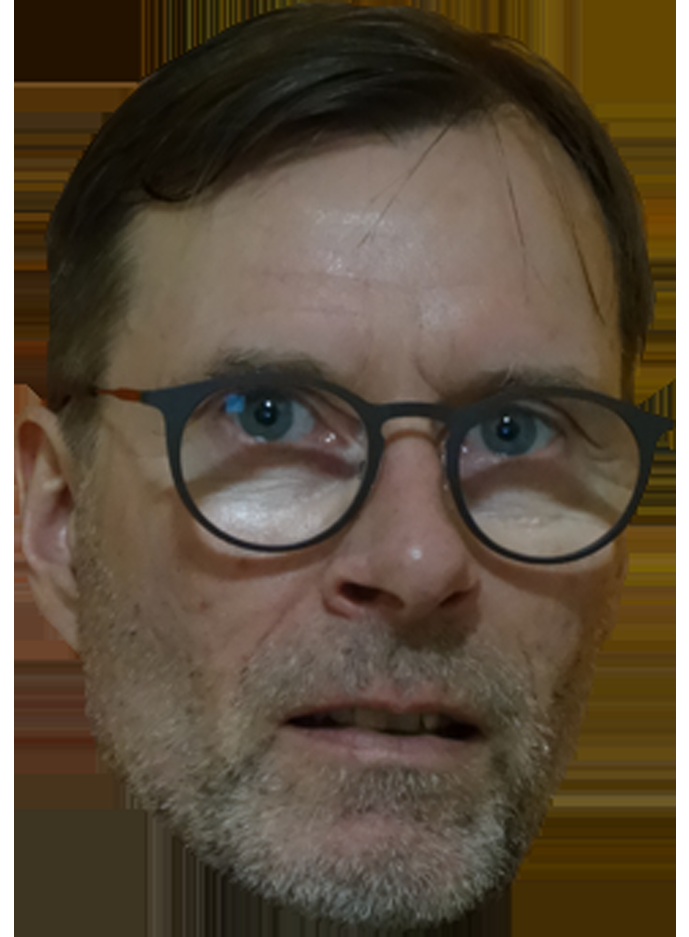
#> input picture pekka.png, 689 x 937 px
$ python testi.py
#> lines starting #> are read from the running program, lines starting #| are printed output that depends on the picture
import cv2
import cvzone

def face_overlay_app():
    cap = cv2.VideoCapture(0)
    cascade = cv2.CascadeClassifier('haarcascade_frontalface_default.xml')
    overlay = cv2.imread('pekka.png', cv2.IMREAD_UNCHANGED)
#> overlay is the input picture: shape (937, 689, 4); mean B, G, R, A 60.1, 77.8, 91.9, 186.7

    while True:
        _, frame = cap.read()
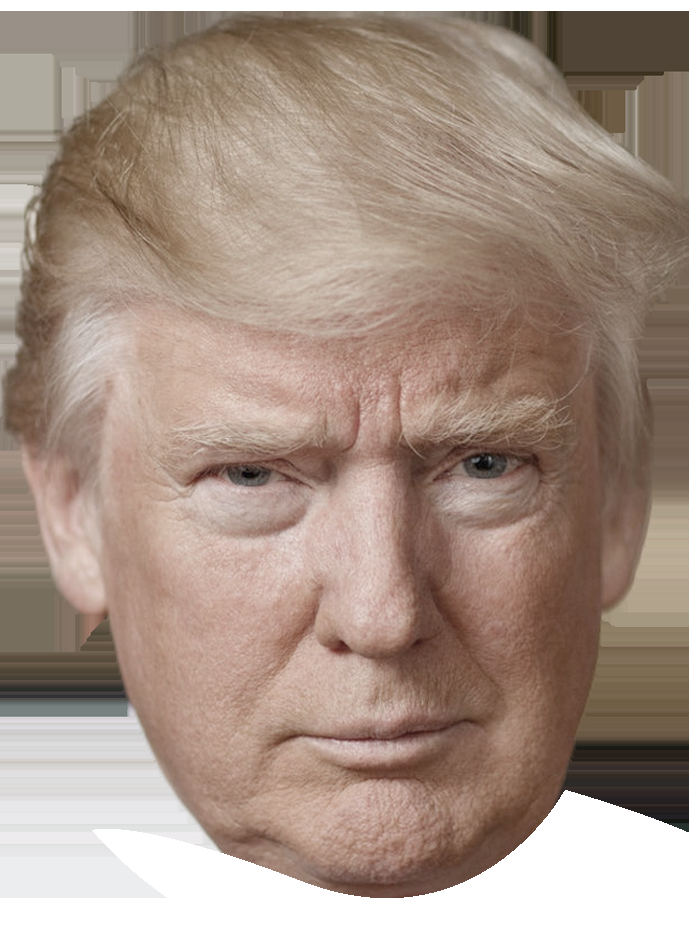
#> input picture trump.png, 689 x 937 px, given in place of the camera
#> frame is the input picture: shape (937, 689, 3); mean B, G, R 133, 145.7, 165.8
        gray_scale = cv2.cvtColor(frame, cv2.COLOR_BGR2GRAY)
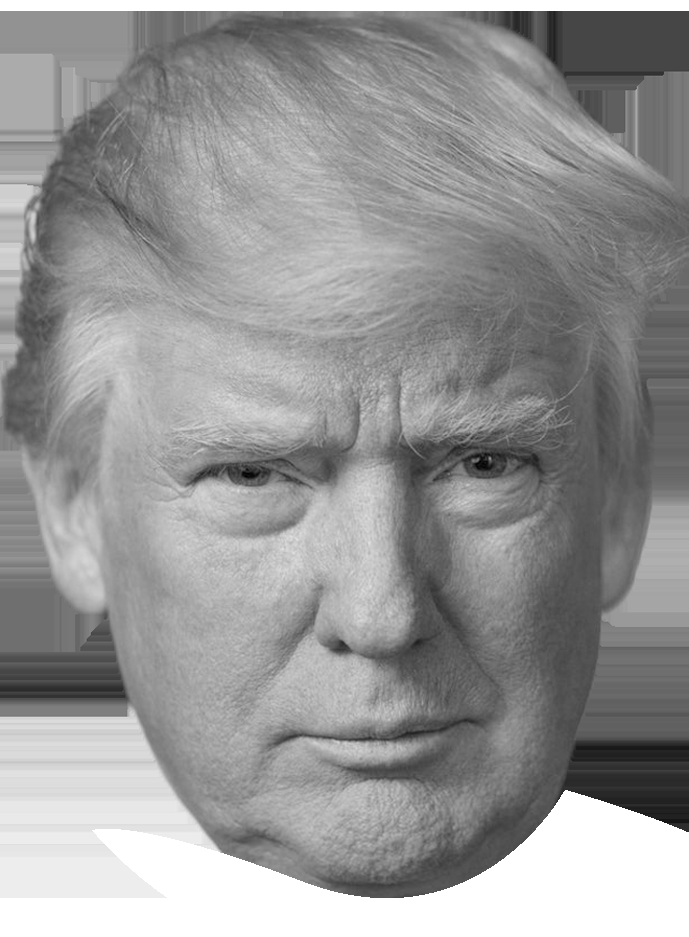
#> gray_scale: shape (937, 689); min 0, max 255, mean 150.3
        faces = cascade.detectMultiScale(gray_scale)
#> faces = [[157, 48, 60, 60], [400, 474, 131, 131], [94, 274, 560, 560]]

        for (x, y, w, h) in faces:
            overlay_resize = cv2.resize(overlay, (int(w*1.3), int(h*1.6)))
            frame = cvzone.overlayPNG(frame, overlay_resize, [x-17, y-55])
#> this loop made 1 pass
#> pass 1, in face_overlay_app, `overlay_resize = cv2.resize(overlay, (int(w*1.3), int(h*1.6)))`:
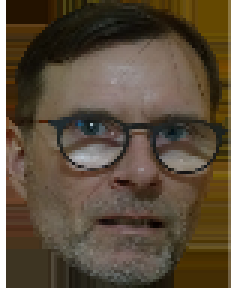
#> overlay_resize: shape (96, 78, 4) (shown 3 times larger); mean B, G, R, A 60.5, 78.3, 92.3, 186.7

        cv2.imshow('', frame)

        if cv2.waitKey(10) == ord('q'):
            break

    # Vapauta resurssit
    cap.release()
    cv2.destroyAllWindows()

# Käynnistä applikaatio
#> (the run stopped early here; a loop or call above may not have finished)
